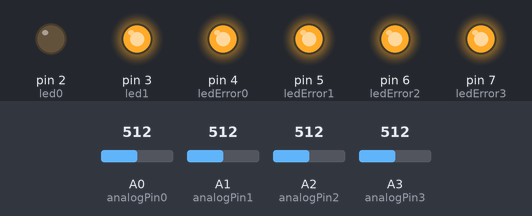
This program was run on a simulated Arduino Uno, built with avr-gcc and run on an emulated ATmega328P. Parts: output pins drawn as LEDs (lit = HIGH). The inputs (shaded band) are chosen by the test bench; at power-on: A0 (analogPin0) = 512, A1 (analogPin1) = 512, A2 (analogPin2) = 512, A3 (analogPin3) = 512. What the program prints to the serial monitor is not drawn.

Above: at 0.1 s.
At 2.72 s:
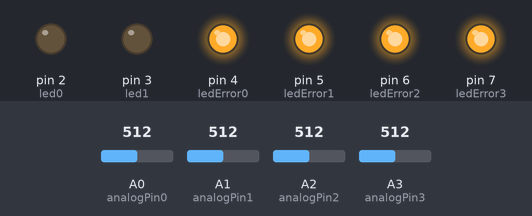
Timing chart, 0 to 3.0 s (numbered marks = the images above):
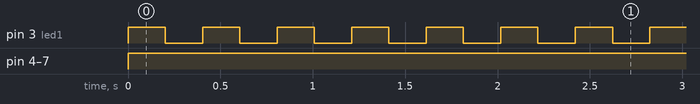

The program:

main.cpp
```cpp
#include <Arduino.h>
#include <stdio.h>

const int analogPin0 = A0;
const int analogPin1 = A1;
const int analogPin2 = A2;
const int analogPin3 = A3;

const int ledError0 = 4;
const int ledError1 = 5;
const int ledError2 = 6;
const int ledError3 = 7;

const int led0 = 2;
const int led1 = 3;

// put function declarations here:

void setup()
{
  // put your setup code here, to run once:

  Serial.begin(115200);
  Serial.println("Hello World");
  pinMode(led0, OUTPUT);
  pinMode(led1, OUTPUT);
  pinMode(analogPin0, INPUT);
  pinMode(analogPin1, INPUT);
  pinMode(analogPin2, INPUT);
  pinMode(analogPin3, INPUT);
  pinMode(ledError0, OUTPUT);
  pinMode(ledError1, OUTPUT);
  pinMode(ledError2, OUTPUT);
  pinMode(ledError3, OUTPUT);

  // put your setup code here, to run once:
}

void loop()
{
  // put your main code here, to run repeatedly:
  int sensorValue0 = analogRead(analogPin0) & 0x3F0;
  int sensorValue1 = analogRead(analogPin1) & 0x3F0;
  int sensorValue2 = analogRead(analogPin2) & 0x3F0;
  int sensorValue3 = analogRead(analogPin3) & 0x3F0;

  bool bErros = false;

  if (sensorValue0 == sensorValue1)
  {
    digitalWrite(ledError0, HIGH);
    digitalWrite(ledError1, HIGH);
    bErros = true;
  }
  if (sensorValue0 == sensorValue2)
  {
    digitalWrite(ledError0, HIGH);
    digitalWrite(ledError2, HIGH);
    bErros = true;
  }
  if (sensorValue0 == sensorValue3)
  {
    digitalWrite(ledError0, HIGH);
    digitalWrite(ledError3, HIGH);
    bErros = true;
  }
  if (sensorValue1 == sensorValue2)
  {
    digitalWrite(ledError1, HIGH);
    digitalWrite(ledError2, HIGH);
    bErros = true;
  }
  if (sensorValue1 == sensorValue3)
  {
    digitalWrite(ledError1, HIGH);
    digitalWrite(ledError3, HIGH);
    bErros = true;
  }
  if (sensorValue2 == sensorValue3)
  {
    digitalWrite(ledError2, HIGH);
    digitalWrite(ledError3, HIGH);
    bErros = true;
  }

  if (!bErros)
  {
    digitalWrite(ledError0, LOW);
    digitalWrite(ledError1, LOW);
    digitalWrite(ledError2, LOW);
    digitalWrite(ledError3, LOW);
    digitalWrite(led0, HIGH);
  }
  else
  {
    digitalWrite(led0, LOW);
  }
  digitalWrite(led1, digitalRead(led1) ^ 1);
  Serial.print("sensor 0 = ");
  Serial.println(sensorValue0);
  Serial.print("sensor 1 = ");
  Serial.println(sensorValue1);
  Serial.print("sensor 2 = ");
  Serial.println(sensorValue2);
  Serial.print("sensor 3 = ");
  Serial.println(sensorValue3);
  delay(200);
}
```

Measured:
- by itself, pin 3 (led1): alternates HIGH for 0.20 s and LOW for 0.20 s
- by itself, pin 4 (ledError0), pin 5 (ledError1), pin 6 (ledError2), pin 7 (ledError3): LOW → HIGH at 0.00 s
